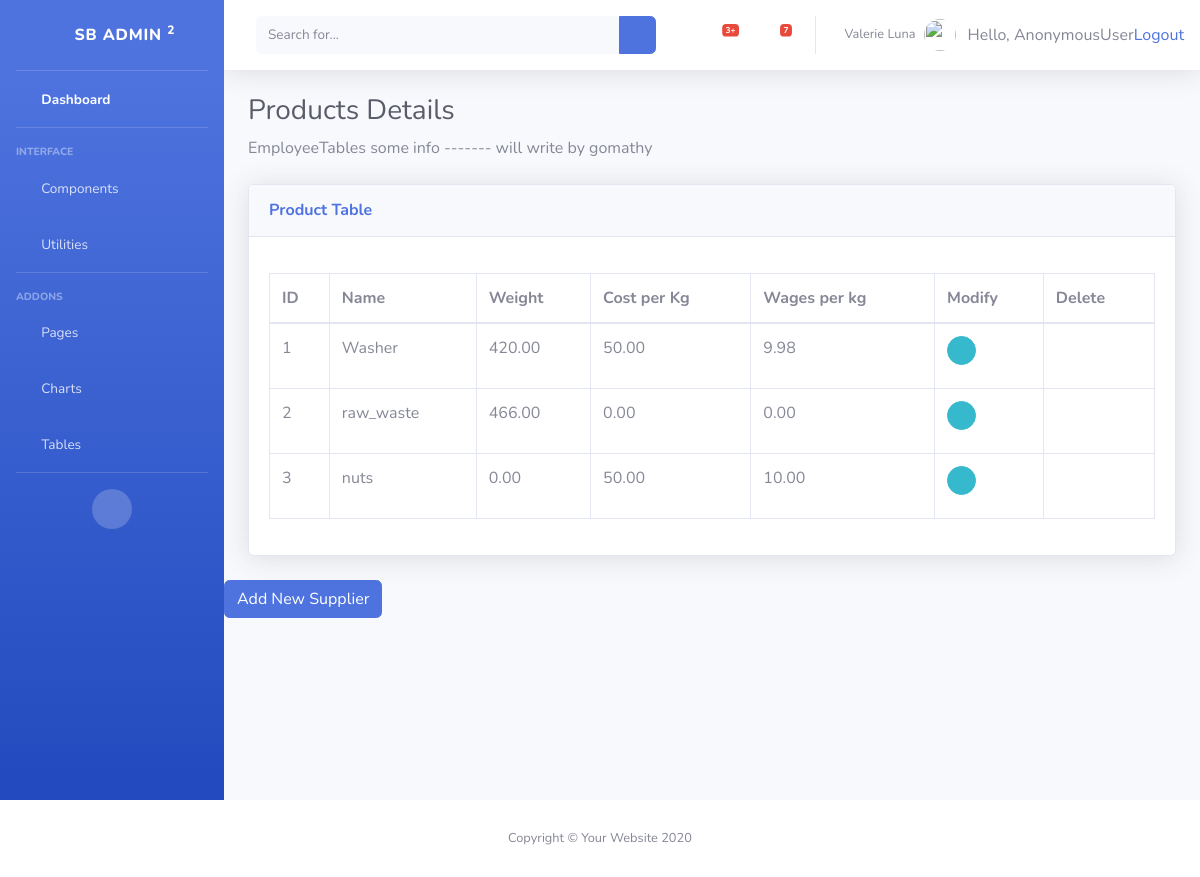
Page /product_details/ on the earlier database version.
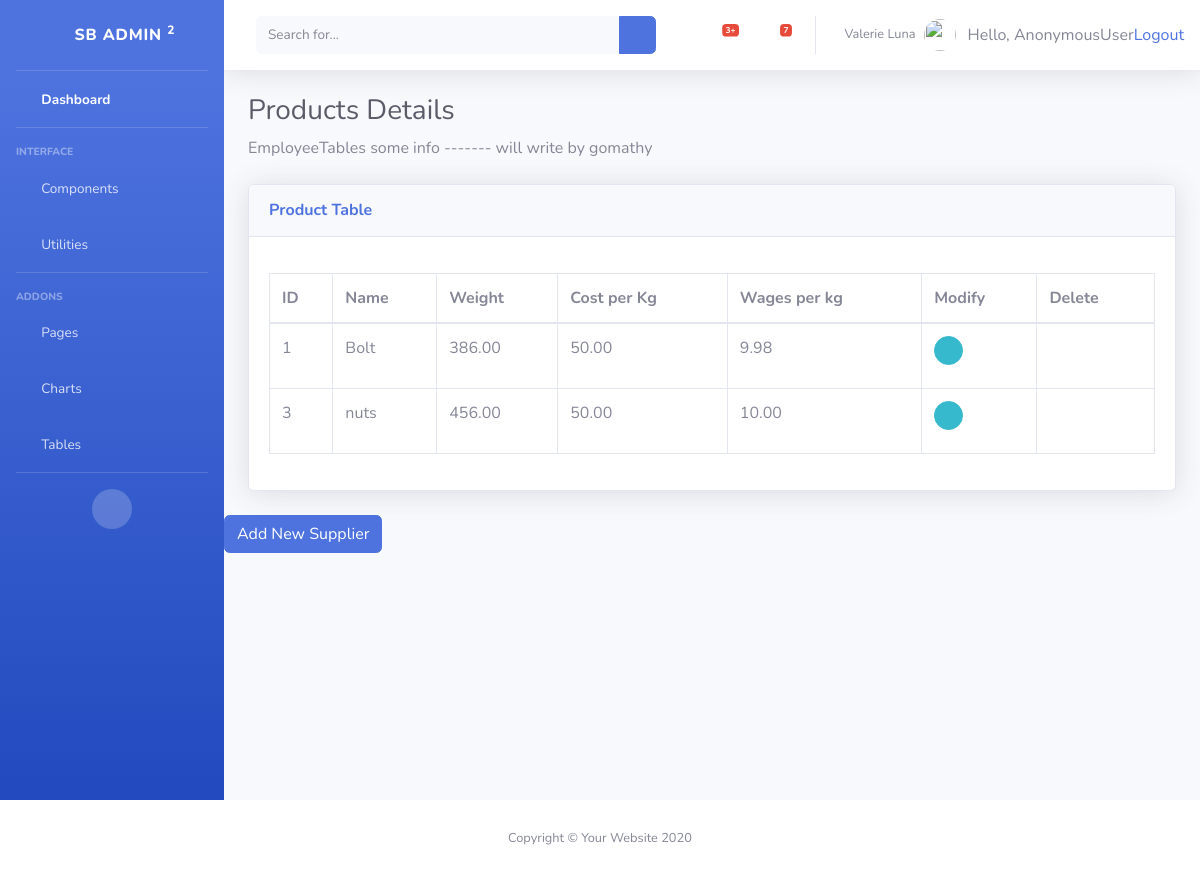
Same page on the later database version.
### inventory/models.py (models this page shows, shortened)
class Products(models.Model):
	name 	= models.CharField("Product Name", max_length=30)
	cost 	= models.DecimalField(max_digits=10, decimal_places=2, default=0) # cost per Kg
	wages 	= models.DecimalField(max_digits=10, decimal_places=2, default=0) # wages per Kg
	weight 	= models.DecimalField(max_digits=10, decimal_places=2, default=0) # weight of the products in kg

### inventory/views.py (the view)
# urls.py: path('product_details/',views.product_details,name='product_details'),
def product_details(request):
	pro = Products.objects.all()
	return render(request, 'inventory/product_details.html', { 'pro': pro })

### inventory/templates/inventory/product_details.html (shortened to what this page needs)
{% extends 'inventory/base.html' %}
{% load static %}
{% block body %}
<h1 class="h3 mb-2 text-gray-800"> Products Details </h1>
          <p class="mb-4">EmployeeTables some info ------- will write by gomathy  </p>
          <div class="card shadow mb-4">
            <div class="card-header py-3">
              <h6 class="m-0 font-weight-bold text-primary">Product Table</h6>
            </div>
            <div class="card-body">
              <div class="table-responsive">
                <table class="table table-bordered" id="dataTable" width="100%" cellspacing="0">
                  <thead>
                    <tr>
                      <th>ID</th>
                      <th>Name</th>
                      <th>Weight</th>
                      <th>Cost per Kg</th>
                      <th>Wages per kg</th>
                      <th>Modify</th>
                      <th>Delete</th>
                    </tr>
                  </thead>
                  <tbody>
            <ul>
						{% for p in pro %}
						<tr>
                <td>{{ p.id     }} </td>
						    <td>{{ p.name   }} </td>
						    <td>{{ p.weight }} </td>
						    <td>{{ p.cost   }} </td>
                <td>{{ p.wages  }} </td>
                <td>
                    <a href="{% url 'inventory:edit_product' p.id %}" class="btn btn-info btn-circle btn-sm">
                      <i class="fas fa-info-circle"></i>
                    </a>
                </td>
                <td>
                <div class="nav-item dropdown no-arrow mx-1" align="center">
                    <a class="nav-link dropdown-toggle" href="{% url 'inventory:delete_product' p.id %}"
                      id="alertsDropdown" role="button"
                      data-toggle="dropdown" aria-haspopup="true" aria-expanded="false">
                      <i class="fas fa-trash"></i>
                    </a>
                </div>
                </td>
						</tr>
						{% endfor %}
						</ul>
                  </tbody>
                </table>
              </div>
            </div>
          </div>
        </div>
        <div class="button-group">
              <a href="{% url 'inventory:add_product' %}" class="btn btn-primary" role="button">
              Add New Supplier </a>
        </div>
      </div>
</div>
{% endblock %}

Differences in the rows shown:
removed Products: id "2", name "raw_waste", weight "466.00", cost "0.00", wages "0.00"
changed Products id 1: name "Washer" → "Bolt"; weight "420.00" → "386.00"
changed Products "nuts": weight "0.00" → "456.00"
